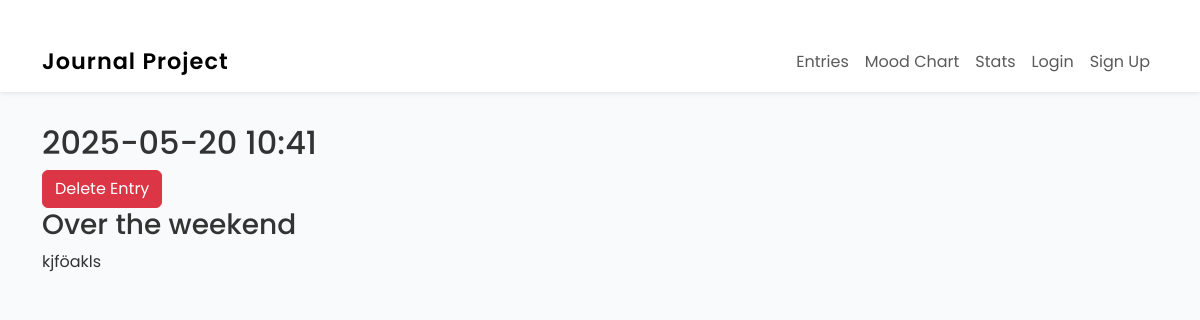
Page /entries/entry/11 on the committed database.
### entries/models.py (models this page shows, shortened)
class Entry(models.Model): # ← uses django to allow the creation of entries in our journal
    title = models.CharField(max_length=200) # ← for entry titles, dates of creation, formatting
    content = RichTextField()
    date_created = models.DateTimeField(default=timezone.now)
    sentiment_score = models.FloatField(null=True, blank=True)
    user = models.ForeignKey(User, on_delete=models.CASCADE)
    tags = TaggableManager(blank=True)   # ← allows comma-separated tags
    image = models.ImageField( # ← allows for images to be uploaded
        upload_to='entry_images/',
        blank=True,
        null=True
    )  # ← optional image upload
    link = models.URLField( # ← stores URLs
        blank=True
    )  # ← optional single link
    class Meta:
        verbose_name_plural = "Entries"

### entries/views.py (the view)
# urls.py: path("entry/<int:pk>", views.EntryDetailView.as_view(), name="entry-detail"),
class EntryDetailView(DetailView):
    model = Entry

### entries/templates/entries/entry_detail.html
{% extends "entries/base.html" %}
{% block content %}
<article>
    <h2>{{ entry.date_created|date:'Y-m-d H:i' }}</h2>
    <a href="{% url 'entry-delete' entry.pk %}" class="btn btn-danger">Delete Entry</a>
    <h3>{{ entry.title }}</h3>
    <p>{{ entry.content }}</p>
</article>
{% endblock content %}

### entries/templates/entries/base.html (style rules this page uses)
body { font-family: 'Poppins', sans-serif; background-color: #f9fafb; color: #333; }

### rows in the picture
Entry: date_created "2025-05-20 10:41", title "Over the weekend", content "kjföakls"
